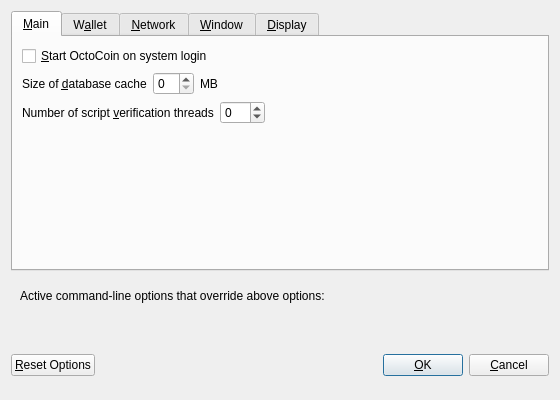
<?xml version="1.0" encoding="UTF-8"?>
<ui version="4.0">
 <class>OptionsDialog</class>
 <widget class="QDialog" name="OptionsDialog">
  <property name="geometry">
   <rect>
    <x>0</x>
    <y>0</y>
    <width>560</width>
    <height>400</height>
   </rect>
  </property>
  <property name="windowTitle">
   <string>Options</string>
  </property>
  <property name="modal">
   <bool>true</bool>
  </property>
  <layout class="QVBoxLayout" name="verticalLayout">
   <item>
    <widget class="QTabWidget" name="tabWidget">
     <property name="currentIndex">
      <number>0</number>
     </property>
     <widget class="QWidget" name="tabMain">
      <attribute name="title">
       <string>&amp;Main</string>
      </attribute>
      <layout class="QVBoxLayout" name="verticalLayout_Main">
       <item>
        <widget class="QCheckBox" name="octocoinAtStartup">
         <property name="toolTip">
          <string>Automatically start OctoCoin after logging in to the system.</string>
         </property>
         <property name="text">
          <string>&amp;Start OctoCoin on system login</string>
         </property>
        </widget>
       </item>
       <item>
        <layout class="QHBoxLayout" name="horizontalLayout_2_Main">
         <item>
          <widget class="QLabel" name="databaseCacheLabel">
           <property name="text">
            <string>Size of &amp;database cache</string>
           </property>
           <property name="textFormat">
            <enum>Qt::PlainText</enum>
           </property>
           <property name="buddy">
            <cstring>databaseCache</cstring>
           </property>
          </widget>
         </item>
         <item>
          <widget class="QSpinBox" name="databaseCache"/>
         </item>
         <item>
          <widget class="QLabel" name="databaseCacheUnitLabel">
           <property name="text">
            <string>MB</string>
           </property>
           <property name="textFormat">
            <enum>Qt::PlainText</enum>
           </property>
          </widget>
         </item>
         <item>
          <spacer name="horizontalSpacer_2_Main">
           <property name="orientation">
            <enum>Qt::Horizontal</enum>
           </property>
           <property name="sizeHint" stdset="0">
            <size>
             <width>40</width>
             <height>20</height>
            </size>
           </property>
          </spacer>
         </item>
        </layout>
       </item>
       <item>
        <layout class="QHBoxLayout" name="horizontalLayout_3_Main">
         <item>
          <widget class="QLabel" name="threadsScriptVerifLabel">
           <property name="text">
            <string>Number of script &amp;verification threads</string>
           </property>
           <property name="textFormat">
            <enum>Qt::PlainText</enum>
           </property>
           <property name="buddy">
            <cstring>threadsScriptVerif</cstring>
           </property>
          </widget>
         </item>
         <item>
          <widget class="QSpinBox" name="threadsScriptVerif">
           <property name="toolTip">
            <string>Set the number of script verification threads (up to 16, 0 = auto, &lt;0 = leave that many cores free, default: 0)</string>
           </property>
           <property name="minimum">
            <number>-16</number>
           </property>
           <property name="maximum">
            <number>16</number>
           </property>
          </widget>
         </item>
         <item>
          <spacer name="horizontalSpacer_3_Main">
           <property name="orientation">
            <enum>Qt::Horizontal</enum>
           </property>
           <property name="sizeHint" stdset="0">
            <size>
             <width>40</width>
             <height>20</height>
            </size>
           </property>
          </spacer>
         </item>
        </layout>
       </item>
       <item>
        <spacer name="verticalSpacer_Main">
         <property name="orientation">
          <enum>Qt::Vertical</enum>
         </property>
         <property name="sizeHint" stdset="0">
          <size>
           <width>20</width>
           <height>40</height>
          </size>
         </property>
        </spacer>
       </item>
      </layout>
     </widget>
     <widget class="QWidget" name="tabWallet">
      <attribute name="title">
       <string>W&amp;allet</string>
      </attribute>
      <layout class="QVBoxLayout" name="verticalLayout_Wallet">
       <item>
        <widget class="QLabel" name="transactionFeeInfoLabel">
         <property name="text">
          <string>Optional transaction fee per kB that helps make sure your transactions are processed quickly. Most transactions are 1 kB.</string>
         </property>
         <property name="textFormat">
          <enum>Qt::PlainText</enum>
         </property>
         <property name="wordWrap">
          <bool>true</bool>
         </property>
        </widget>
       </item>
       <item>
        <layout class="QHBoxLayout" name="horizontalLayout_1_Wallet">
         <item>
          <widget class="QLabel" name="transactionFeeLabel">
           <property name="text">
            <string>Pay transaction &amp;fee</string>
           </property>
           <property name="textFormat">
            <enum>Qt::PlainText</enum>
           </property>
           <property name="buddy">
            <cstring>transactionFee</cstring>
           </property>
          </widget>
         </item>
         <item>
          <widget class="OctoCoinAmountField" name="transactionFee"/>
         </item>
         <item>
          <spacer name="horizontalSpacer_1_Wallet">
           <property name="orientation">
            <enum>Qt::Horizontal</enum>
           </property>
           <property name="sizeHint" stdset="0">
            <size>
             <width>40</width>
             <height>20</height>
            </size>
           </property>
          </spacer>
         </item>
        </layout>
       </item>
       <item>
        <widget class="QLabel" name="spendZeroConfChangeInfoLabel">
         <property name="text">
          <string>If you disable the spending of unconfirmed change, the change from a transaction cannot be used until that transaction has at least one confirmation. This also affects how your balance is computed.</string>
         </property>
         <property name="textFormat">
          <enum>Qt::PlainText</enum>
         </property>
         <property name="wordWrap">
          <bool>true</bool>
         </property>
        </widget>
       </item>
       <item>
        <widget class="QCheckBox" name="spendZeroConfChange">
         <property name="text">
          <string>&amp;Spend unconfirmed change (experts only)</string>
         </property>
        </widget>
       </item>
       <item>
        <spacer name="verticalSpacer_Wallet">
         <property name="orientation">
          <enum>Qt::Vertical</enum>
         </property>
         <property name="sizeHint" stdset="0">
          <size>
           <width>20</width>
           <height>40</height>
          </size>
         </property>
        </spacer>
       </item>
      </layout>
     </widget>
     <widget class="QWidget" name="tabNetwork">
      <attribute name="title">
       <string>&amp;Network</string>
      </attribute>
      <layout class="QVBoxLayout" name="verticalLayout_Network">
       <item>
        <widget class="QCheckBox" name="mapPortUpnp">
         <property name="toolTip">
          <string>Automatically open the OctoCoin client port on the router. This only works when your router supports UPnP and it is enabled.</string>
         </property>
         <property name="text">
          <string>Map port using &amp;UPnP</string>
         </property>
        </widget>
       </item>
       <item>
        <widget class="QCheckBox" name="connectSocks">
         <property name="toolTip">
          <string>Connect to the OctoCoin network through a SOCKS proxy.</string>
         </property>
         <property name="text">
          <string>&amp;Connect through SOCKS proxy (default proxy):</string>
         </property>
        </widget>
       </item>
       <item>
        <layout class="QHBoxLayout" name="horizontalLayout_1_Network">
         <item>
          <widget class="QLabel" name="proxyIpLabel">
           <property name="text">
            <string>Proxy &amp;IP:</string>
           </property>
           <property name="textFormat">
            <enum>Qt::PlainText</enum>
           </property>
           <property name="buddy">
            <cstring>proxyIp</cstring>
           </property>
          </widget>
         </item>
         <item>
          <widget class="QValidatedLineEdit" name="proxyIp">
           <property name="minimumSize">
            <size>
             <width>140</width>
             <height>0</height>
            </size>
           </property>
           <property name="maximumSize">
            <size>
             <width>140</width>
             <height>16777215</height>
            </size>
           </property>
           <property name="toolTip">
            <string>IP address of the proxy (e.g. IPv4: 127.0.0.1 / IPv6: ::1)</string>
           </property>
          </widget>
         </item>
         <item>
          <widget class="QLabel" name="proxyPortLabel">
           <property name="text">
            <string>&amp;Port:</string>
           </property>
           <property name="textFormat">
            <enum>Qt::PlainText</enum>
           </property>
           <property name="buddy">
            <cstring>proxyPort</cstring>
           </property>
          </widget>
         </item>
         <item>
          <widget class="QLineEdit" name="proxyPort">
           <property name="minimumSize">
            <size>
             <width>55</width>
             <height>0</height>
            </size>
           </property>
           <property name="maximumSize">
            <size>
             <width>55</width>
             <height>16777215</height>
            </size>
           </property>
           <property name="toolTip">
            <string>Port of the proxy (e.g. 9050)</string>
           </property>
          </widget>
         </item>
         <item>
          <widget class="QLabel" name="socksVersionLabel">
           <property name="text">
            <string>SOCKS &amp;Version:</string>
           </property>
           <property name="textFormat">
            <enum>Qt::PlainText</enum>
           </property>
           <property name="buddy">
            <cstring>socksVersion</cstring>
           </property>
          </widget>
         </item>
         <item>
          <widget class="QValueComboBox" name="socksVersion">
           <property name="toolTip">
            <string>SOCKS version of the proxy (e.g. 5)</string>
           </property>
          </widget>
         </item>
         <item>
          <spacer name="horizontalSpacer_1_Network">
           <property name="orientation">
            <enum>Qt::Horizontal</enum>
           </property>
           <property name="sizeHint" stdset="0">
            <size>
             <width>40</width>
             <height>20</height>
            </size>
           </property>
          </spacer>
         </item>
        </layout>
       </item>
       <item>
        <spacer name="verticalSpacer_Network">
         <property name="orientation">
          <enum>Qt::Vertical</enum>
         </property>
         <property name="sizeHint" stdset="0">
          <size>
           <width>20</width>
           <height>40</height>
          </size>
         </property>
        </spacer>
       </item>
      </layout>
     </widget>
     <widget class="QWidget" name="tabWindow">
      <attribute name="title">
       <string>&amp;Window</string>
      </attribute>
      <layout class="QVBoxLayout" name="verticalLayout_Window">
       <item>
        <widget class="QCheckBox" name="minimizeToTray">
         <property name="toolTip">
          <string>Show only a tray icon after minimizing the window.</string>
         </property>
         <property name="text">
          <string>&amp;Minimize to the tray instead of the taskbar</string>
         </property>
        </widget>
       </item>
       <item>
        <widget class="QCheckBox" name="minimizeOnClose">
         <property name="toolTip">
          <string>Minimize instead of exit the application when the window is closed. When this option is enabled, the application will be closed only after selecting Quit in the menu.</string>
         </property>
         <property name="text">
          <string>M&amp;inimize on close</string>
         </property>
        </widget>
       </item>
       <item>
        <spacer name="verticalSpacer_Window">
         <property name="orientation">
          <enum>Qt::Vertical</enum>
         </property>
         <property name="sizeHint" stdset="0">
          <size>
           <width>20</width>
           <height>40</height>
          </size>
         </property>
        </spacer>
       </item>
      </layout>
     </widget>
     <widget class="QWidget" name="tabDisplay">
      <attribute name="title">
       <string>&amp;Display</string>
      </attribute>
      <layout class="QVBoxLayout" name="verticalLayout_Display">
       <item>
        <layout class="QHBoxLayout" name="horizontalLayout_1_Display">
         <item>
          <widget class="QLabel" name="langLabel">
           <property name="text">
            <string>User Interface &amp;language:</string>
           </property>
           <property name="textFormat">
            <enum>Qt::PlainText</enum>
           </property>
           <property name="buddy">
            <cstring>lang</cstring>
           </property>
          </widget>
         </item>
         <item>
          <widget class="QValueComboBox" name="lang">
           <property name="toolTip">
            <string>The user interface language can be set here. This setting will take effect after restarting OctoCoin.</string>
           </property>
          </widget>
         </item>
        </layout>
       </item>
       <item>
        <layout class="QHBoxLayout" name="horizontalLayout_2_Display">
         <item>
          <widget class="QLabel" name="unitLabel">
           <property name="text">
            <string>&amp;Unit to show amounts in:</string>
           </property>
           <property name="textFormat">
            <enum>Qt::PlainText</enum>
           </property>
           <property name="buddy">
            <cstring>unit</cstring>
           </property>
          </widget>
         </item>
         <item>
          <widget class="QValueComboBox" name="unit">
           <property name="toolTip">
            <string>Choose the default subdivision unit to show in the interface and when sending coins.</string>
           </property>
          </widget>
         </item>
        </layout>
       </item>
       <item>
        <widget class="QCheckBox" name="displayAddresses">
         <property name="toolTip">
          <string>Whether to show OctoCoin addresses in the transaction list or not.</string>
         </property>
         <property name="text">
          <string>&amp;Display addresses in transaction list</string>
         </property>
        </widget>
       </item>
       <item>
        <widget class="QCheckBox" name="coinControlFeatures">
         <property name="toolTip">
          <string>Whether to show coin control features or not.</string>
         </property>
         <property name="text">
          <string>Display coin &amp;control features (experts only)</string>
         </property>
        </widget>
       </item>
       <item>
        <spacer name="verticalSpacer_Display">
         <property name="orientation">
          <enum>Qt::Vertical</enum>
         </property>
         <property name="sizeHint" stdset="0">
          <size>
           <width>20</width>
           <height>40</height>
          </size>
         </property>
        </spacer>
       </item>
      </layout>
     </widget>
    </widget>
   </item>
   <item>
    <widget class="QFrame" name="frame">
     <layout class="QVBoxLayout" name="verticalLayout_Bottom">
      <item>
       <layout class="QHBoxLayout" name="horizontalLayout_Bottom">
        <item>
         <widget class="QLabel" name="overriddenByCommandLineInfoLabel">
          <property name="text">
           <string>Active command-line options that override above options:</string>
          </property>
          <property name="textFormat">
           <enum>Qt::PlainText</enum>
          </property>
         </widget>
        </item>
        <item>
         <spacer name="horizontalSpacer_Bottom">
          <property name="orientation">
           <enum>Qt::Horizontal</enum>
          </property>
          <property name="sizeHint" stdset="0">
           <size>
            <width>40</width>
            <height>20</height>
           </size>
          </property>
         </spacer>
        </item>
       </layout>
      </item>
      <item>
       <widget class="QLabel" name="overriddenByCommandLineLabel">
        <property name="text">
         <string/>
        </property>
        <property name="textFormat">
         <enum>Qt::PlainText</enum>
        </property>
        <property name="wordWrap">
         <bool>true</bool>
        </property>
       </widget>
      </item>
     </layout>
    </widget>
   </item>
   <item>
    <layout class="QHBoxLayout" name="horizontalLayout_Buttons">
     <item>
      <widget class="QPushButton" name="resetButton">
       <property name="toolTip">
        <string>Reset all client options to default.</string>
       </property>
       <property name="text">
        <string>&amp;Reset Options</string>
       </property>
       <property name="autoDefault">
        <bool>false</bool>
       </property>
      </widget>
     </item>
     <item>
      <spacer name="horizontalSpacer_1">
       <property name="orientation">
        <enum>Qt::Horizontal</enum>
       </property>
       <property name="sizeHint" stdset="0">
        <size>
         <width>40</width>
         <height>48</height>
        </size>
       </property>
      </spacer>
     </item>
     <item>
      <widget class="QLabel" name="statusLabel">
       <property name="minimumSize">
        <size>
         <width>200</width>
         <height>0</height>
        </size>
       </property>
       <property name="font">
        <font>
         <weight>75</weight>
         <bold>true</bold>
        </font>
       </property>
       <property name="text">
        <string/>
       </property>
       <property name="textFormat">
        <enum>Qt::PlainText</enum>
       </property>
       <property name="wordWrap">
        <bool>true</bool>
       </property>
      </widget>
     </item>
     <item>
      <spacer name="horizontalSpacer_2">
       <property name="orientation">
        <enum>Qt::Horizontal</enum>
       </property>
       <property name="sizeHint" stdset="0">
        <size>
         <width>40</width>
         <height>48</height>
        </size>
       </property>
      </spacer>
     </item>
     <item>
      <widget class="QPushButton" name="okButton">
       <property name="text">
        <string>&amp;OK</string>
       </property>
      </widget>
     </item>
     <item>
      <widget class="QPushButton" name="cancelButton">
       <property name="text">
        <string>&amp;Cancel</string>
       </property>
       <property name="autoDefault">
        <bool>false</bool>
       </property>
      </widget>
     </item>
    </layout>
   </item>
  </layout>
 </widget>
 <customwidgets>
  <customwidget>
   <class>OctoCoinAmountField</class>
   <extends>QLineEdit</extends>
   <header>octocoinamountfield.h</header>
   <container>1</container>
  </customwidget>
  <customwidget>
   <class>QValidatedLineEdit</class>
   <extends>QLineEdit</extends>
   <header>qvalidatedlineedit.h</header>
  </customwidget>
  <customwidget>
   <class>QValueComboBox</class>
   <extends>QComboBox</extends>
   <header>qvaluecombobox.h</header>
  </customwidget>
 </customwidgets>
 <resources/>
 <connections/>
</ui>
